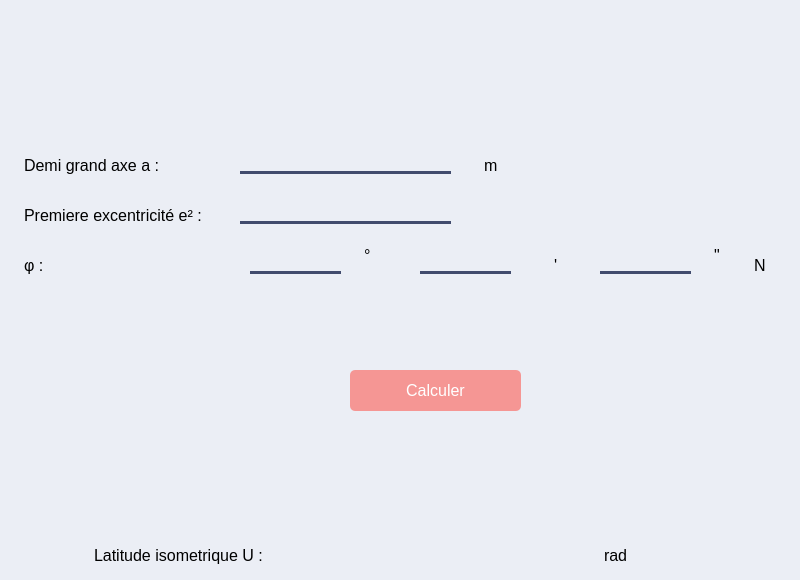
          <widget class="QWidget" name="page_4">
           <property name="styleSheet">
            <string notr="true">background-color:   #ebeef5     ;</string>
           </property>
           <widget class="QLabel" name="label_8">
            <property name="geometry">
             <rect>
              <x>10</x>
              <y>150</y>
              <width>171</width>
              <height>31</height>
             </rect>
            </property>
            <property name="styleSheet">
             <string notr="true">font: 700 italic 9pt &quot;Arial&quot;;
    color: #000000;
    padding: 5px 10px;
    border-radius: 5px;
    font-size: 16px;
    text-align: center;
  </string>
            </property>
            <property name="text">
             <string>Demi grand axe a :</string>
            </property>
           </widget>
           <widget class="QLabel" name="label_24">
            <property name="geometry">
             <rect>
              <x>10</x>
              <y>200</y>
              <width>231</width>
              <height>31</height>
             </rect>
            </property>
            <property name="styleSheet">
             <string notr="true">font: 700 italic 9pt &quot;Arial&quot;;
    color: #000000;
    padding: 5px 10px;
    border-radius: 5px;
    font-size: 16px;
    text-align: center;
  </string>
            </property>
            <property name="text">
             <string>Premiere excentricité e² :</string>
            </property>
           </widget>
           <widget class="QLabel" name="label_23">
            <property name="geometry">
             <rect>
              <x>350</x>
              <y>240</y>
              <width>31</width>
              <height>31</height>
             </rect>
            </property>
            <property name="styleSheet">
             <string notr="true">font: 700 italic 9pt &quot;Arial&quot;;
    color: #000000;
    padding: 5px 10px;
    border-radius: 5px;
    font-size: 16px;
    text-align: center;
  </string>
            </property>
            <property name="text">
             <string>°</string>
            </property>
           </widget>
           <widget class="QLabel" name="label_25">
            <property name="geometry">
             <rect>
              <x>540</x>
              <y>250</y>
              <width>31</width>
              <height>31</height>
             </rect>
            </property>
            <property name="styleSheet">
             <string notr="true">font: 700 italic 9pt &quot;Arial&quot;;
    color: #000000;
    padding: 5px 10px;
    border-radius: 5px;
    font-size: 16px;
    text-align: center;
  </string>
            </property>
            <property name="text">
             <string>'</string>
            </property>
           </widget>
           <widget class="QLabel" name="label_26">
            <property name="geometry">
             <rect>
              <x>700</x>
              <y>240</y>
              <width>41</width>
              <height>31</height>
             </rect>
            </property>
            <property name="styleSheet">
             <string notr="true">font: 700 italic 9pt &quot;Arial&quot;;
    color: #000000;
    padding: 5px 10px;
    border-radius: 5px;
    font-size: 16px;
    text-align: center;
  </string>
            </property>
            <property name="text">
             <string>&quot;</string>
            </property>
           </widget>
           <widget class="QLabel" name="label_27">
            <property name="geometry">
             <rect>
              <x>10</x>
              <y>250</y>
              <width>171</width>
              <height>31</height>
             </rect>
            </property>
            <property name="styleSheet">
             <string notr="true">font: 700 italic 9pt &quot;Arial&quot;;
    color: #000000;
    padding: 5px 10px;
    border-radius: 5px;
    font-size: 16px;
    text-align: center;
  </string>
            </property>
            <property name="text">
             <string>φ :</string>
            </property>
           </widget>
           <widget class="QLabel" name="label_28">
            <property name="geometry">
             <rect>
              <x>470</x>
              <y>150</y>
              <width>51</width>
              <height>31</height>
             </rect>
            </property>
            <property name="styleSheet">
             <string notr="true">font: 700 italic 9pt &quot;Arial&quot;;
    color: #000000;
    padding: 5px 10px;
    border-radius: 5px;
    font-size: 16px;
    text-align: center;
  </string>
            </property>
            <property name="text">
             <string>m</string>
            </property>
           </widget>
           <widget class="QLabel" name="label_29">
            <property name="geometry">
             <rect>
              <x>740</x>
              <y>250</y>
              <width>51</width>
              <height>31</height>
             </rect>
            </property>
            <property name="styleSheet">
             <string notr="true">font: 700 italic 9pt &quot;Arial&quot;;
    color: #000000;
    padding: 5px 10px;
    border-radius: 5px;
    font-size: 16px;
    text-align: center;
  </string>
            </property>
            <property name="text">
             <string>N</string>
            </property>
           </widget>
           <widget class="QLabel" name="label_30">
            <property name="geometry">
             <rect>
              <x>80</x>
              <y>540</y>
              <width>241</width>
              <height>31</height>
             </rect>
            </property>
            <property name="styleSheet">
             <string notr="true">font: 700 italic 9pt &quot;Arial&quot;;
    color: #000000;
    padding: 5px 10px;
    border-radius: 5px;
    font-size: 16px;
    text-align: center;
  </string>
            </property>
            <property name="text">
             <string>Latitude isometrique U :</string>
            </property>
           </widget>
           <widget class="QLabel" name="label_31">
            <property name="geometry">
             <rect>
              <x>320</x>
              <y>540</y>
              <width>241</width>
              <height>31</height>
             </rect>
            </property>
            <property name="styleSheet">
             <string notr="true">font: 700 italic 9pt &quot;Arial&quot;;
    color: #000000;
    padding: 5px 10px;
    border-radius: 5px;
    font-size: 16px;
    text-align: center;
  </string>
            </property>
            <property name="text">
             <string/>
            </property>
           </widget>
           <widget class="QLabel" name="label_32">
            <property name="geometry">
             <rect>
              <x>590</x>
              <y>540</y>
              <width>71</width>
              <height>31</height>
             </rect>
            </property>
            <property name="styleSheet">
             <string notr="true">font: 700 italic 9pt &quot;Arial&quot;;
    color: #000000;
    padding: 5px 10px;
    border-radius: 5px;
    font-size: 16px;
    text-align: center;
  </string>
            </property>
            <property name="text">
             <string>rad</string>
            </property>
           </widget>
           <widget class="QLineEdit" name="lineEdit_13">
            <property name="geometry">
             <rect>
              <x>240</x>
              <y>150</y>
              <width>211</width>
              <height>24</height>
             </rect>
            </property>
            <property name="styleSheet">
             <string notr="true">


    border: none;
    border-bottom: 3px  solid   #414b6d ;
    font-size: 14px; </string>
            </property>
           </widget>
           <widget class="QLineEdit" name="lineEdit_14">
            <property name="geometry">
             <rect>
              <x>250</x>
              <y>250</y>
              <width>91</width>
              <height>24</height>
             </rect>
            </property>
            <property name="styleSheet">
             <string notr="true">


    border: none;
    border-bottom: 3px  solid   #414b6d ;
    font-size: 14px; </string>
            </property>
           </widget>
           <widget class="QLineEdit" name="lineEdit_17">
            <property name="geometry">
             <rect>
              <x>420</x>
              <y>250</y>
              <width>91</width>
              <height>24</height>
             </rect>
            </property>
            <property name="styleSheet">
             <string notr="true">


    border: none;
    border-bottom: 3px  solid   #414b6d ;
    font-size: 14px; </string>
            </property>
           </widget>
           <widget class="QLineEdit" name="lineEdit_18">
            <property name="geometry">
             <rect>
              <x>600</x>
              <y>250</y>
              <width>91</width>
              <height>24</height>
             </rect>
            </property>
            <property name="styleSheet">
             <string notr="true">


    border: none;
    border-bottom: 3px  solid   #414b6d ;
    font-size: 14px; </string>
            </property>
           </widget>
           <widget class="QLineEdit" name="lineEdit_19">
            <property name="geometry">
             <rect>
              <x>240</x>
              <y>200</y>
              <width>211</width>
              <height>24</height>
             </rect>
            </property>
            <property name="styleSheet">
             <string notr="true">


    border: none;
    border-bottom: 3px  solid   #414b6d ;
    font-size: 14px; </string>
            </property>
           </widget>
           <widget class="QPushButton" name="btn_lat_iso">
            <property name="geometry">
             <rect>
              <x>350</x>
              <y>370</y>
              <width>171</width>
              <height>41</height>
             </rect>
            </property>
            <property name="styleSheet">
             <string notr="true">
    background-color:  #f59694   ;
    color: rgb(255, 255, 255)  ;
    border: none;
    border-radius: 5px;
    padding: 10px 20px;
    font-size: 16px;
    



</string>
            </property>
            <property name="text">
             <string>Calculer</string>
            </property>
           </widget>
          </widget>
